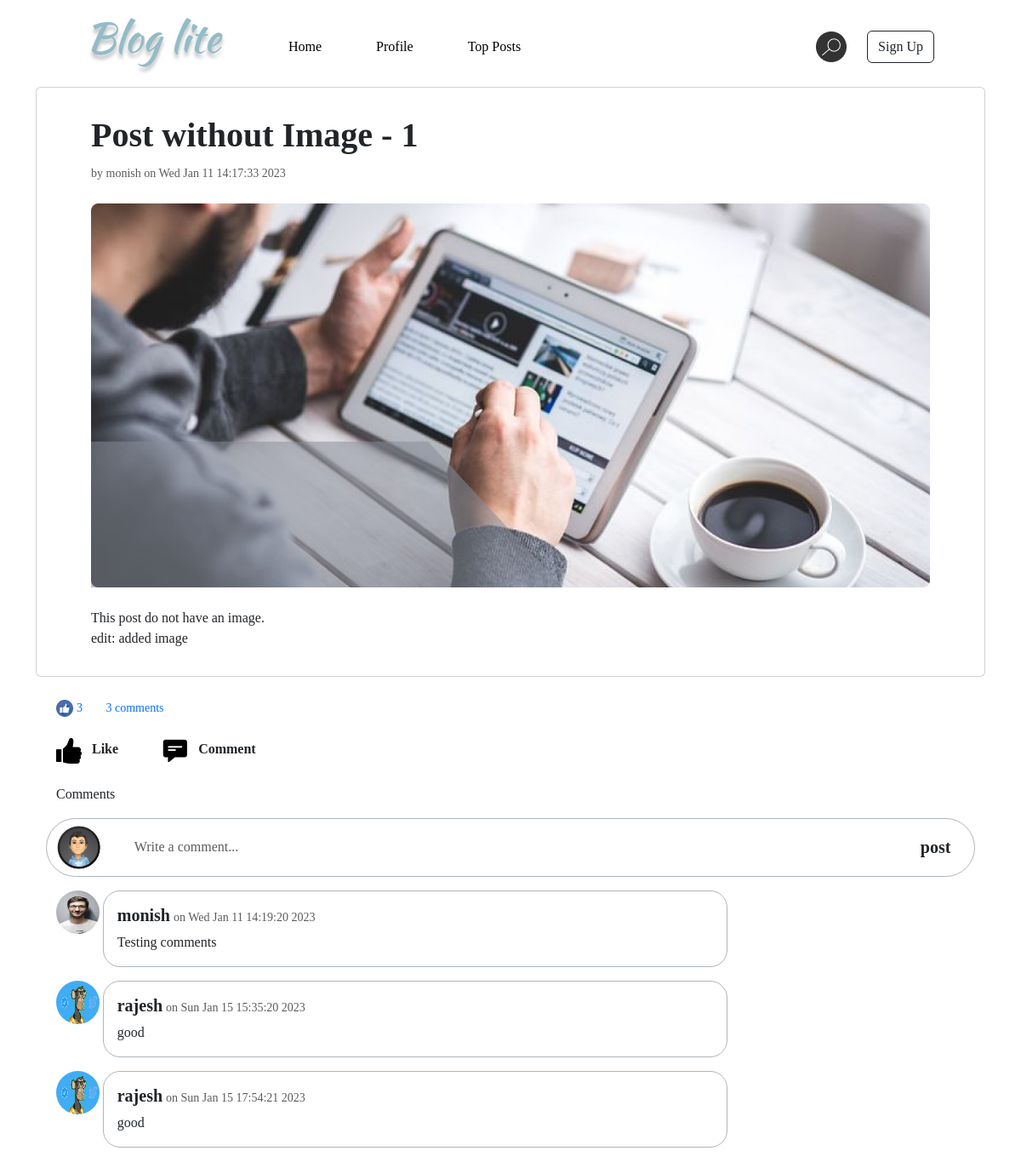
Screenshot of /post/3 with the database file from the repository.
### application/models.py (models this page shows, shortened)
class Post(db.Model):
    __tablename__ = 'post'
    pid = db.Column(db.Integer, autoincrement=True, primary_key=True)
    title = db.Column(db.String(255), nullable=False)
    description = db.Column(db.Text, nullable=False)
    timestamp = db.Column(db.DateTime, nullable=False)
    uid = db.Column(db.Integer, db.ForeignKey('user.uid'), nullable=False)
    images = db.relationship('Image', backref='post')
    comments = db.relationship('Comment', backref='post')
    likes = db.relationship('Like', backref='post')

class User(UserMixin, db.Model):
    __tablename__ = 'user'
    uid = db.Column(db.Integer, autoincrement=True, primary_key=True)
    uname = db.Column(db.String(255), unique=True, nullable=False)
    fname = db.Column(db.String(255), nullable=False)
    lname = db.Column(db.String(255), nullable=False)
    email = db.Column(db.String(255), unique=True, nullable=False)
    pro_pic = db.Column(db.String(255), nullable=False)
    bio = db.Column(db.String(255))
    pwd = db.Column(db.String(255), nullable=False)
    posts = db.relationship('Post', backref='user')
    comments = db.relationship('Comment', backref='user')
    followings = db.relationship('Following', backref='user')
    followers = db.relationship('Follower', backref='user')
    likes = db.relationship('Like', backref='user')

class Image(db.Model):
    __tablename__ = 'image'
    iid = db.Column(db.Integer, autoincrement=True, primary_key=True)
    url = db.Column(db.String(255), nullable=False)
    pid = db.Column(db.Integer, db.ForeignKey('post.pid'), nullable=False)

class Comment(db.Model):
    __tablename__ = 'comment'
    cid = db.Column(db.Integer, autoincrement=True, primary_key=True)
    content = db.Column(db.Text, nullable=False)
    timestamp = db.Column(db.DateTime, nullable=False)
    uid = db.Column(db.Integer, db.ForeignKey('user.uid'), nullable=False)
    pid = db.Column(db.Integer, db.ForeignKey('post.pid'), nullable=False)

### application/controllers.py (the view)
@app.route("/post/<int:postId>", methods=["GET"])
def post(postId):
    post = db.session.query(Post).filter(Post.pid == postId).first()
    if post is None:
        raise NotFoundError(status_code=404)
    liked = None
    if current_user.is_authenticated:
        for like in current_user.likes:
            if like.pid == post.pid:
                liked = True
                break
        else:
            liked = False
    else:
        liked = False
    return render_template("post.html", current_user=current_user, post=post, liked=liked)

### templates/post.html (shortened to what this page needs)
{% extends "base.html" %} {% block title %} Top Posts {% endblock title %}  {% block body %} {% if post %}
<div class="card my-2 p-5 py-3">
    <div class="card-body">
        <div class="row">
            <div class="col col-11">
                <h5 class="card-title fs-1 fw-bold">{{ post.title }}</h5>
            </div>
        </div>
        <p class="card-text">
            <small class="text-muted"
                >by
                <a href="{{ url_for('profile', username=post.user.uname) }}"
                    >{{ post.user.uname }}</a
                >
                on {{ post.timestamp.strftime("%c") }}</small
            >
        </p>
        {% if post.images|length > 0 %}
        <img
            src="{{ url_for('static', filename='images/' + post.images[0].url) }}"
            class="card-img-top mb-4 mt-2"
            alt="post image"
            height=""
            width=""
        />
        {% endif %}
        <p class="card-text description">{{ post.description }}</p>
    </div>
</div>
<div class="m-4">
    <p id="likes" class="text-primary">
        <img
            src="{{ url_for('static', filename='images/like.png') }}"
            alt="like"
            height=""
            width=""
        />
        <small> {{ post.likes|length }} </small>
        <small class="ms-4"> {{ post.comments|length }} comments </small>
    </p>
    <p class="my-4 fw-bold">
        <a href="{{ url_for('update_like', postId=post.pid) }}">
            <img
                src="{{ url_for('static', filename='images/like-dark.png') }}"
                alt="like"
                height=""
                width=""
                class="me-2"
            />
            {% if not liked %} Like {% else %} Unlike {% endif %}
        </a>
        <a href="#new_comment" id="add-new-comment">
            <img
                src="{{ url_for('static', filename='images/comment-dark.png') }}"
                alt="like"
                height=""
                width=""
                class="ms-5 me-2"
            />
            Comment
        </a>
    </p>
    <p id="comments">Comments</p>
    <form action="{{ url_for('add_comment', postId=post.pid) }}" method="post">
        <div class="row input-comment-div py-2 border border-dark-subtle">
            <div class="col col-1">
                {% if current_user.is_authenticated %}
                <a href="{{ url_for('profile', username=current_user.uname) }}">
                    <img
                        src="{{ url_for('static', filename='images/' + current_user.pro_pic) }}"
                        alt="pro-pic"
                        height=""
                        width=""
                        class="comment-pic"
                    />
                </a>
                {% else %}
                <a href="{{ url_for('login') }}">
                    <img
                        src="{{ url_for('static', filename='images/user.png') }}"
                        alt="pro-pic"
                        height=""
                        width=""
                        class="comment-pic"
                    />
                </a>
                {% endif %}
            </div>
            <div class="col col-10">
                <input
                    class="form-control p-0 form-control-lg shadow-none w-100 h-100"
                    id="new-comment"
                    type="text"
                    placeholder="Write a comment..."
                    name="content"
                />
            </div>
            <div class="col col-1">
                <button
                    type="submit"
                    class="btn w-100 h-100 fs-5 shadow-none border-0 fw-bold"
                >
                    post
                </button>
            </div>
        </div>
    </form>
    {% for comment in post.comments %}
    <div class="row w-75 my-3">
        <div class="col col-1">
            <a href="{{ url_for('profile', username=comment.user.uname) }}">
                <img
                    src="{{ url_for('static', filename='images/' + comment.user.pro_pic) }}"
                    alt="pro-pic"
                    height=""
                    width=""
                    class="comment-pic"
                />
            </a>
        </div>
        <div class="col col-11 comment-div border border-dark-subtle p-3">
            <a href="{{ url_for('profile', username=comment.user.uname) }}">
                <h5 class="fw-bold d-inline-block">{{ comment.user.uname }}</h5>
            </a>
            <small class="text-muted">
                on {{ comment.timestamp.strftime("%c") }}</small
            >
            <p class="m-0">{{ comment.content }}</p>
        </div>
    </div>
    {% endfor %}
</div>
{% endif %} {% endblock body %}

### static/css/style.css (style rules this page uses)
a { text-decoration: none; color: inherit; }
body { font-family: "OpenSans"; }
.form-control, .form-check-input { border: 3px solid #8ab6c1; font-size: 14px; }
.description { white-space: pre-line; }

### templates/post.html (style rules this page uses)
.input-comment-div { border-radius: 100px; }
.comment-div { border-radius: 20px; }
.comment-pic { border-radius: 50%; height: 51px; width: 51px; }
.form-control { border: 0px; font-size: 16px; }

### rows the page displays
Post: title "Post without Image - 1", timestamp "Wed Jan 11 14:17:33 2023", description "This post do not have an image. edit: added image"
User: user.uname "monish"
Image: url (picture)
Comment: pro_pic (picture), user.uname "monish", timestamp "Wed Jan 11 14:19:20 2023", content "Testing comments"
Comment: pro_pic (picture), user.uname "rajesh", timestamp "Sun Jan 15 15:35:20 2023", content "good"
Comment: pro_pic (picture), user.uname "rajesh", timestamp "Sun Jan 15 17:54:21 2023", content "good"

### other values shown
{{ post.likes|length }} "3"
{{ post.comments|length }} "3"
